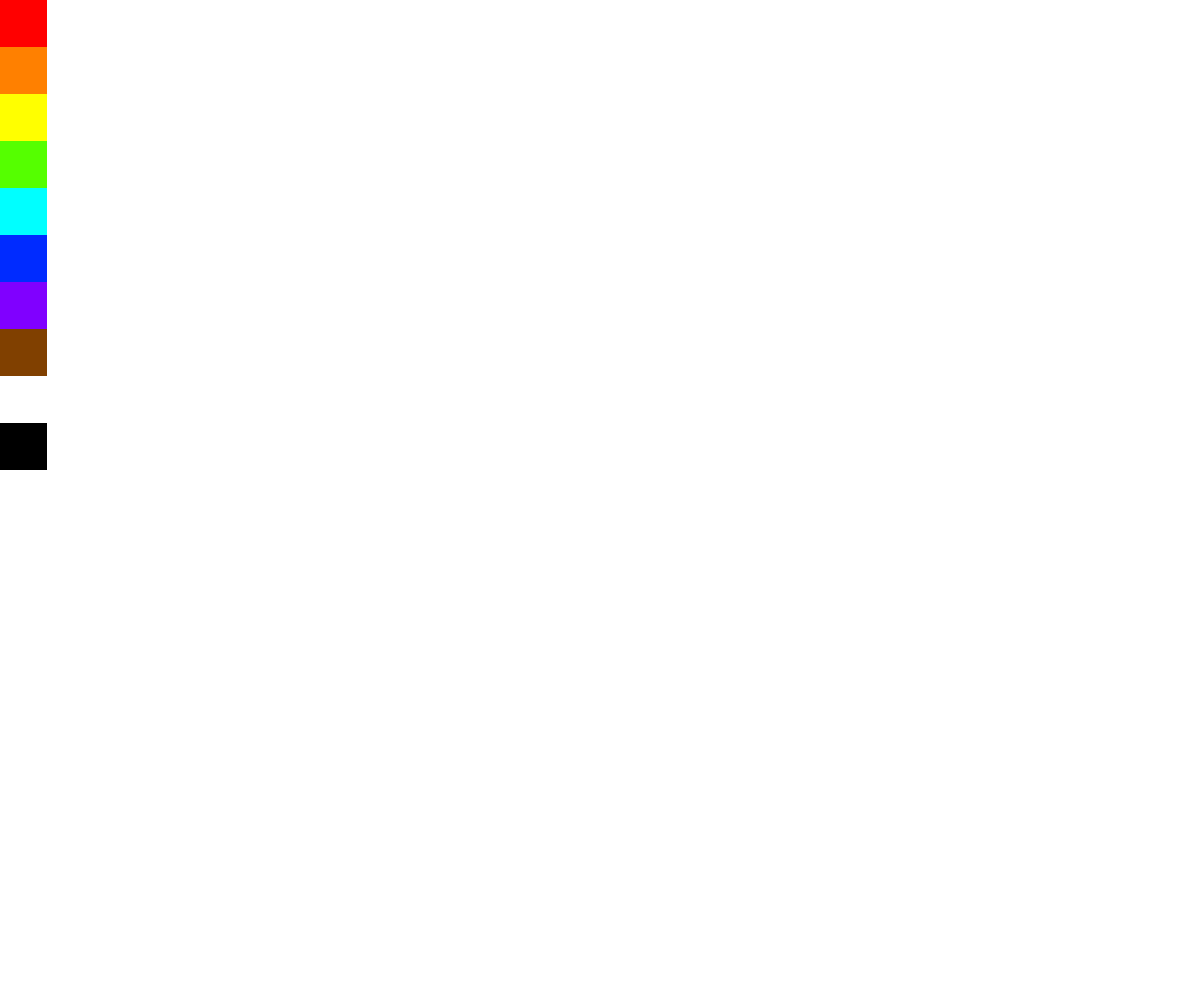
Frame 1 (no input)
Frame 60 (no input): identical to frame 1, image omitted
Frame 120 (the mouse pressed at the canvas centre since frame 60): identical to frame 1, image omitted

The p5.js sketch that drew this single still picture (run headless with seeded random() and noise() and a simulated clock; from frame 60 on, the mouse is pressed at the canvas centre):

// p5.js sketch
// ── sketch.js
let x;

function setup() {
  createCanvas(windowWidth, windowHeight);
  colorMode(HSB);
}

function draw() {  
  noStroke()
  //red
  fill(0,100,100);
  square(0,0,47)
  //orange
  fill(30,100,100);
  square(0,47,47)
  //yellow
  fill(60,100,100);
  square(0,94,47)
  //green
  fill(100,100,100);
  square(0,141,47)
  //cyan
  fill(180,100,100);
  square(0,188,47)
  //blue
  fill(230,100,100);
  square(0,235,47)
  //purple
  fill(270,100,100);
  square(0,282,47)
  //brown
  fill(30,100,50);
  square(0,329,47)
  //white
  fill(0,0,100);
  square(0,376,47)
  //black
  fill(0,0,0);
  square(0,423,47)
}

function pickColor() {
  //click inside red
  if (mouseX >= 0 && mouseX <= 47
    && mouseY >= 0 && mouseY <= 47) {
      x = color(0,100,100);
  }
  //click inside orange
  else if (mouseX >= 0 && mouseX <= 47
    && mouseY >= 47 && mouseY <= 94) {
      x = color(30,100,100);
  }
  //click inside yellow
  else if (mouseX >= 0 && mouseX <= 47
    && mouseY >= 94 && mouseY <= 141) {
      x = color(60,100,100);
  }
  //click inside green
  else if (mouseX >= 0 && mouseX <= 47
    && mouseY >= 141 && mouseY <= 188) {
      x = color(100,100,100);
  }
  //click inside cyan
  else if (mouseX >= 0 && mouseX <= 47
    && mouseY >= 188 && mouseY <= 235) {
      x = color(180,100,100);
  }
  //click inside blue
  else if (mouseX >= 0 && mouseX <= 47
    && mouseY >= 235 && mouseY <= 282) {
      x = color(230,100,100);
  }
  //click inside purple
  else if (mouseX >= 0 && mouseX <= 47
    && mouseY >= 282 && mouseY <= 329) {
      x = color(270,100,100);
  }
  //click inside brown
  else if (mouseX >= 0 && mouseX <= 47
    && mouseY >= 329 && mouseY <= 376) {
      x = color(30,100,50);
  }
  //click inside white
  else if (mouseX >= 0 && mouseX <= 47
    && mouseY >= 376 && mouseY <= 423) {
      x = color(0,0,100);
  }
  //click inside black
  else if (mouseX >= 0 && mouseX <= 47
    && mouseY >= 423 && mouseY <= 470) {
      x = color(0,0,0);
  }
}

function mouseClicked() {
  pickColor();
}

function mouseDragged() {
  stroke(x);
  strokeWeight(10);
  line(pmouseX, pmouseY, mouseX, mouseY);
}
